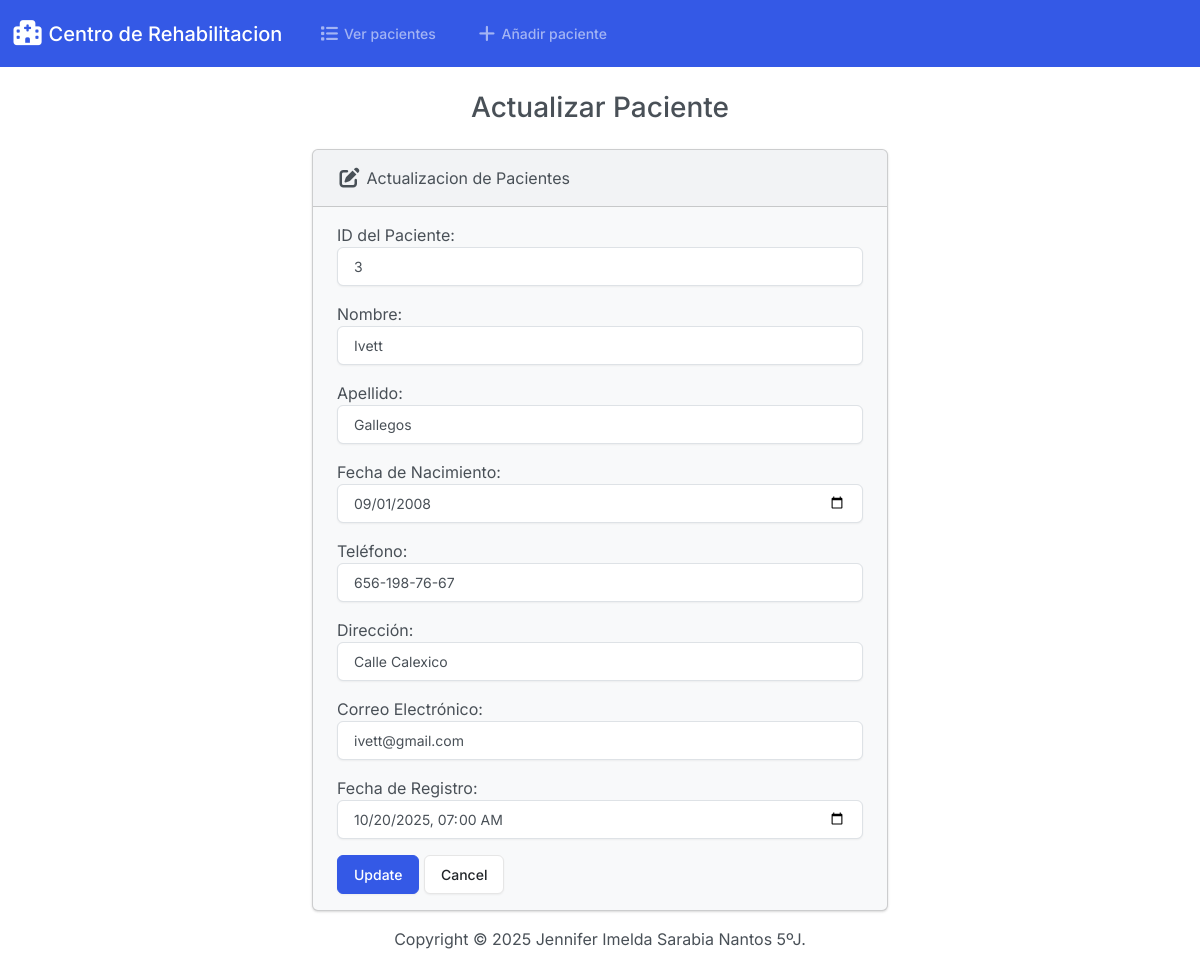
The page /edit/3/ on the database its author committed.
### pacientes/models.py (models this page shows, shortened)
class Paciente(models.Model):
    id_pac = models.PositiveIntegerField()
    nombre_pac = models.CharField(max_length=50)
    apellido_pac = models.CharField(max_length=50)
    fecha_nacimiento = models.DateField()
    telefono_pac = models.CharField(max_length=15)
    direccion_pac = models.CharField(max_length=100)
    correo_pac = models.EmailField(max_length=100)
    fecha_registro = models.DateTimeField()

### pacientes/views.py (the view)
# urls.py: path('edit/<int:id>/', views.edit, name='edit'),
def edit(request, id):
    if request.method == 'POST':
        paciente = Paciente.objects.get(pk=id)
        form = PacienteForm(request.POST, instance=paciente)
        if form.is_valid():
            form.save()
            return render(request, 'pacientes/edit.html', {
                'form': form,
                'success': True
            })
    else:
        paciente = Paciente.objects.get(pk=id)
        form = PacienteForm(instance=paciente)
    return render(request, 'pacientes/edit.html', {
        'form': form,
    })

### pacientes/templates/pacientes/edit.html (shortened to what this page needs)
{% extends "pacientes/base.html" %}
{% block body %}
<h3 class="text-center m-4">Actualizar Paciente</h3>
{% if success %}
<div class="alert alert-success" role="alert">
    El paciente fue actualizado correctamente.
    <a href="{% url 'index' %}" class="alert-link">Ir al inicio</a>
</div>
{% else %}
<div class="row justify-content-center">
    <div class="col-6">
        <div class="card bg-light mb-3">
            <div class="card-header">
                <i class="fa-solid fa-pen-to-square fa-lg"></i> Actualizacion de Pacientes
            </div>
            <div class="card-body">
                <form action="" method="POST">
                    {{ form.as_p }}
                    <button type="submit" class="btn btn-primary">Update</button>
                    <a href="{% url 'index' %}" class="btn btn-secondary">Cancel</a>
                </form>
            </div>
        </div>
    </div>
</div>
{% endif %}
{% endblock %}

### rows shown on the page
Paciente: id_pac "3", nombre_pac "Ivett", apellido_pac "Gallegos", fecha_nacimiento "09/01/2008", telefono_pac "656-198-76-67", direccion_pac "Calle Calexico", correo_pac "ivett@gmail.com", fecha_registro "10/20/2025 07:00"
